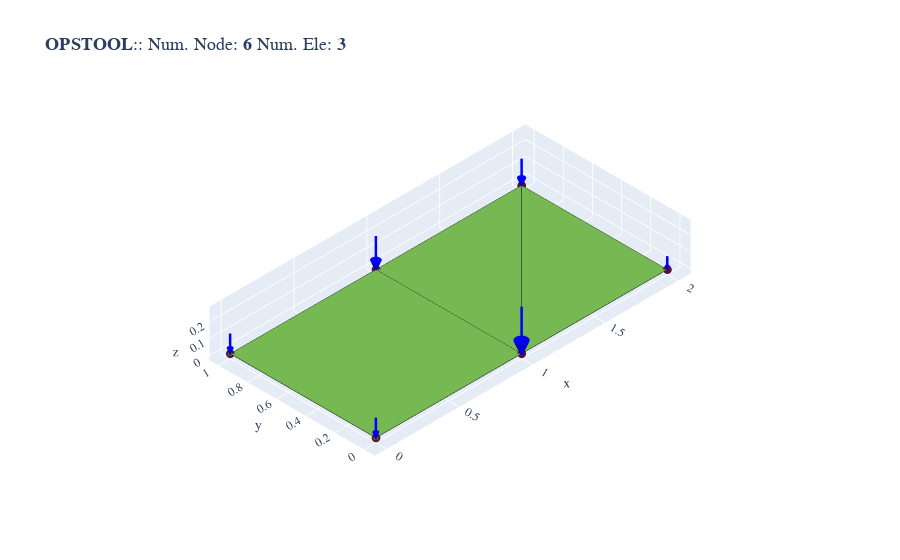

The notebook cell saved with this chart:
### Markdown cell above
Since the surface load intensity is 1 and the total area is 2, the total load on the three elements is 2.0. The sum of the nodal loads assigned to all nodes should equal 2.0.

### Code cell
fig = opst.vis.plotly.plot_model(show_nodal_loads=True, load_scale=2)
fig.show()

### Figure 1 — Plotly figure (JSON) as saved in the notebook; plotly's stock layout.template omitted (floating-point values rounded to 4 significant figures; data arrays with more than 128 entries replaced by an {"elided": "..."} marker saying what was removed)
{"data": [{"color": "#76b852", "hoverinfo": "skip", "i": [0, 0], "j": [1, 2], "k": [2, 3], "name": "ASDShellQ4", "opacity": 1, "type": "mesh3d", "x": [0, 1, 1, 0], "y": [0, 0, 1, 1], "z": [0, 0, 0, 0]}, {"connectgaps": false, "hoverinfo": "skip", "line": {"color": "black", "width": 1}, "mode": "lines", "name": "Edge", "type": "scatter3d", "x": [0, 1, 1, 0, 0, null], "y": [0, 0, 1, 1, 0, null], "z": [0, 0, 0, 0, 0, null]}, {"color": "#76b852", "hoverinfo": "skip", "i": [0, 3], "j": [1, 4], "k": [2, 5], "name": "ASDShellT3", "opacity": 1, "type": "mesh3d", "x": [1, 2, 2, 2, 1, 1], "y": [0, 0, 1, 1, 1, 0], "z": [0, 0, 0, 0, 0, 0]}, {"connectgaps": false, "hoverinfo": "skip", "line": {"color": "black", "width": 1}, "mode": "lines", "name": "Edge", "type": "scatter3d", "x": [1, 2, 2, 1, null, 2, 1, 1, 2, null], "y": [0, 0, 1, 0, null, 1, 1, 0, 1, null], "z": [0, 0, 0, 0, null, 0, 0, 0, 0, null]}, {"customdata": ["eleTag: 1<br>connectedNodes:<br> [1 2 3 4]"], "hovertemplate": "%{customdata}", "marker": {"color": "#76b852", "size": 3, "symbol": "diamond-open"}, "mode": "markers", "name": "ASDShellQ4", "type": "scatter3d", "x": [0.5], "y": [0.5], "z": [0]}, {"customdata": ["eleTag: 2<br>connectedNodes:<br> [2 5 6]", "eleTag: 3<br>connectedNodes:<br> [6 3 2]"], "hovertemplate": "%{customdata}", "marker": {"color": "#76b852", "size": 3, "symbol": "diamond-open"}, "mode": "markers", "name": "ASDShellT3", "type": "scatter3d", "x": [1.667, 1.333], "y": [0.3333, 0.6667], "z": [0, 0]}, {"customdata": ["1", "2", "3", "4", "5", "6"], "hovertemplate": "x: %{x}<br>y: %{y}<br>z: %{z} <br>nodeTag: %{customdata}", "marker": {"color": "#580f41", "size": 3, "symbol": "circle"}, "mode": "markers", "name": "Nodes", "type": "scatter3d", "x": [0, 1, 1, 0, 2, 2], "y": [0, 0, 1, 1, 0, 1], "z": [0, 0, 0, 0, 0, 0]}, {"connectgaps": false, "hoverinfo": "skip", "line": {"color": "#15b01a", "width": 1}, "mode": "lines", "name": "BC", "type": "scatter3d", "x": [0, 0, 0, 0, 0, null, -0.01, 0.01, 0.01, -0.01, -0.01, null, -0.01, 0.01, 0.01, -0.01, -0.01, null, 0, 0, 0, 0, 0, null, -0.01, 0.01, 0.01, -0.01, -0.01, null, -0.01, 0.01, 0.01, -0.01, -0.01, null], "y": [-0.01, 0.01, 0.01, -0.01, -0.01, null, 0, 0, 0, 0, 0, null, -0.01, -0.01, 0.01, 0.01, -0.01, null, 0.99, 1.01, 1.01, 0.99, 0.99, null, 1, 1, 1, 1, 1, null, 0.99, 0.99, 1.01, 1.01, 0.99, null], "z": [-0.01, -0.01, 0.01, 0.01, -0.01, null, -0.01, -0.01, 0.01, 0.01, -0.01, null, 0, 0, 0, 0, 0, null, -0.01, -0.01, 0.01, 0.01, -0.01, null, -0.01, -0.01, 0.01, 0.01, -0.01, null, 0, 0, 0, 0, 0, null]}, {"connectgaps": false, "hovertemplate": "<b>%{text}</b>", "line": {"color": "#0000ff", "width": 5}, "mode": "lines", "name": "<b>Pattern 1</b><br>Nodal Load", "text": ["0.00e+00", "0.00e+00", "0.00e+00", "0.00e+00", "0.00e+00", "0.00e+00", "0.00e+00", "0.00e+00", "0.00e+00", "0.00e+00", "0.00e+00", "0.00e+00", "0.00e+00", "0.00e+00", "0.00e+00", "0.00e+00", "0.00e+00", "0.00e+00"], "type": "scatter3d", "x": [0, 0, null, 1, 1, null, 1, 1, null, 0, 0, null, 2, 2, null, 2, 2, null], "y": [0, 0, null, 0, 0, null, 1, 1, null, 1, 1, null, 0, 0, null, 1, 1, null], "z": [0, 0, null, 0, 0, null, 0, 0, null, 0, 0, null, 0, 0, null, 0, 0, null]}, {"color": "#0000ff", "hovertemplate": "<b>%{text}", "i": {"elided": "192 int values"}, "j": {"elided": "192 int values"}, "k": {"elided": "192 int values"}, "name": "<b>Pattern 1</b><br>Nodal Load", "text": ["0.00e+00", "0.00e+00", "0.00e+00", "0.00e+00", "0.00e+00", "0.00e+00", "0.00e+00", "0.00e+00", "0.00e+00", "0.00e+00", "0.00e+00", "0.00e+00", "0.00e+00", "0.00e+00", "0.00e+00", "0.00e+00", "0.00e+00", "0.00e+00", "0.00e+00", "0.00e+00", "0.00e+00", "0.00e+00", "0.00e+00", "0.00e+00", "0.00e+00", "0.00e+00", "0.00e+00", "0.00e+00", "0.00e+00", "0.00e+00", "0.00e+00", "0.00e+00", "0.00e+00", "0.00e+00", "0.00e+00", "0.00e+00", "0.00e+00", "0.00e+00", "0.00e+00", "0.00e+00", "0.00e+00", "0.00e+00", "0.00e+00", "0.00e+00", "0.00e+00", "0.00e+00", "0.00e+00", "0.00e+00", "0.00e+00", "0.00e+00", "0.00e+00", "0.00e+00", "0.00e+00", "0.00e+00", "0.00e+00", "0.00e+00", "0.00e+00", "0.00e+00", "0.00e+00", "0.00e+00", "0.00e+00", "0.00e+00", "0.00e+00", "0.00e+00", "0.00e+00", "0.00e+00", "0.00e+00", "0.00e+00", "0.00e+00", "0.00e+00", "0.00e+00", "0.00e+00", "0.00e+00", "0.00e+00", "0.00e+00", "0.00e+00", "0.00e+00", "0.00e+00", "0.00e+00", "0.00e+00", "0.00e+00", "0.00e+00", "0.00e+00", "0.00e+00", "0.00e+00", "0.00e+00", "0.00e+00", "0.00e+00", "0.00e+00", "0.00e+00", "0.00e+00", "0.00e+00", "0.00e+00", "0.00e+00", "0.00e+00", "0.00e+00", "0.00e+00", "0.00e+00", "0.00e+00", "0.00e+00", "0.00e+00", "0.00e+00", "0.00e+00", "0.00e+00", "0.00e+00", "0.00e+00", "0.00e+00", "0.00e+00"], "type": "mesh3d", "x": [0, 0, 0, 0, 0, 0, 0, 0, 0, 0, 0, 0, 0, 0, 0, 0, 0, 0, 1, 1, 1, 1, 1, 1, 1, 1, 1, 1, 1, 1, 1, 1, 1, 1, 1, 1, 1, 1, 1, 1, 1, 1, 1, 1, 1, 1, 1, 1, 1, 1, 1, 1, 1, 1, 0, 0, 0, 0, 0, 0, 0, 0, 0, 0, 0, 0, 0, 0, 0, 0, 0, 0, 2, 2, 2, 2, 2, 2, 2, 2, 2, 2, 2, 2, 2, 2, 2, 2, 2, 2, 2, 2, 2, 2, 2, 2, 2, 2, 2, 2, 2, 2, 2, 2, 2, 2, 2, 2], "y": [0, 0, 0, 0, 0, 0, 0, 0, 0, 0, 0, 0, 0, 0, 0, 0, 0, 0, 0, 0, 0, 0, 0, 0, 0, 0, 0, 0, 0, 0, 0, 0, 0, 0, 0, 0, 1, 1, 1, 1, 1, 1, 1, 1, 1, 1, 1, 1, 1, 1, 1, 1, 1, 1, 1, 1, 1, 1, 1, 1, 1, 1, 1, 1, 1, 1, 1, 1, 1, 1, 1, 1, 0, 0, 0, 0, 0, 0, 0, 0, 0, 0, 0, 0, 0, 0, 0, 0, 0, 0, 1, 1, 1, 1, 1, 1, 1, 1, 1, 1, 1, 1, 1, 1, 1, 1, 1, 1], "z": [0, 0, 0, 0, 0, 0, 0, 0, 0, 0, 0, 0, 0, 0, 0, 0, 0, 0, 0, 0, 0, 0, 0, 0, 0, 0, 0, 0, 0, 0, 0, 0, 0, 0, 0, 0, 0, 0, 0, 0, 0, 0, 0, 0, 0, 0, 0, 0, 0, 0, 0, 0, 0, 0, 0, 0, 0, 0, 0, 0, 0, 0, 0, 0, 0, 0, 0, 0, 0, 0, 0, 0, 0, 0, 0, 0, 0, 0, 0, 0, 0, 0, 0, 0, 0, 0, 0, 0, 0, 0, 0, 0, 0, 0, 0, 0, 0, 0, 0, 0, 0, 0, 0, 0, 0, 0, 0, 0]}, {"connectgaps": false, "hovertemplate": "<b>%{text}</b>", "line": {"color": "#0000ff", "width": 5}, "mode": "lines", "name": "<b>Pattern 1</b><br>Nodal Load", "text": ["0.00e+00", "0.00e+00", "0.00e+00", "0.00e+00", "0.00e+00", "0.00e+00", "0.00e+00", "0.00e+00", "0.00e+00", "0.00e+00", "0.00e+00", "0.00e+00", "0.00e+00", "0.00e+00", "0.00e+00", "0.00e+00", "0.00e+00", "0.00e+00"], "type": "scatter3d", "x": [0, 0, null, 1, 1, null, 1, 1, null, 0, 0, null, 2, 2, null, 2, 2, null], "y": [0, 0, null, 0, 0, null, 1, 1, null, 1, 1, null, 0, 0, null, 1, 1, null], "z": [0, 0, null, 0, 0, null, 0, 0, null, 0, 0, null, 0, 0, null, 0, 0, null]}, {"color": "#0000ff", "hovertemplate": "<b>%{text}", "i": {"elided": "192 int values"}, "j": {"elided": "192 int values"}, "k": {"elided": "192 int values"}, "name": "<b>Pattern 1</b><br>Nodal Load", "text": ["0.00e+00", "0.00e+00", "0.00e+00", "0.00e+00", "0.00e+00", "0.00e+00", "0.00e+00", "0.00e+00", "0.00e+00", "0.00e+00", "0.00e+00", "0.00e+00", "0.00e+00", "0.00e+00", "0.00e+00", "0.00e+00", "0.00e+00", "0.00e+00", "0.00e+00", "0.00e+00", "0.00e+00", "0.00e+00", "0.00e+00", "0.00e+00", "0.00e+00", "0.00e+00", "0.00e+00", "0.00e+00", "0.00e+00", "0.00e+00", "0.00e+00", "0.00e+00", "0.00e+00", "0.00e+00", "0.00e+00", "0.00e+00", "0.00e+00", "0.00e+00", "0.00e+00", "0.00e+00", "0.00e+00", "0.00e+00", "0.00e+00", "0.00e+00", "0.00e+00", "0.00e+00", "0.00e+00", "0.00e+00", "0.00e+00", "0.00e+00", "0.00e+00", "0.00e+00", "0.00e+00", "0.00e+00", "0.00e+00", "0.00e+00", "0.00e+00", "0.00e+00", "0.00e+00", "0.00e+00", "0.00e+00", "0.00e+00", "0.00e+00", "0.00e+00", "0.00e+00", "0.00e+00", "0.00e+00", "0.00e+00", "0.00e+00", "0.00e+00", "0.00e+00", "0.00e+00", "0.00e+00", "0.00e+00", "0.00e+00", "0.00e+00", "0.00e+00", "0.00e+00", "0.00e+00", "0.00e+00", "0.00e+00", "0.00e+00", "0.00e+00", "0.00e+00", "0.00e+00", "0.00e+00", "0.00e+00", "0.00e+00", "0.00e+00", "0.00e+00", "0.00e+00", "0.00e+00", "0.00e+00", "0.00e+00", "0.00e+00", "0.00e+00", "0.00e+00", "0.00e+00", "0.00e+00", "0.00e+00", "0.00e+00", "0.00e+00", "0.00e+00", "0.00e+00", "0.00e+00", "0.00e+00", "0.00e+00", "0.00e+00"], "type": "mesh3d", "x": [0, 0, 0, 0, 0, 0, 0, 0, 0, 0, 0, 0, 0, 0, 0, 0, 0, 0, 1, 1, 1, 1, 1, 1, 1, 1, 1, 1, 1, 1, 1, 1, 1, 1, 1, 1, 1, 1, 1, 1, 1, 1, 1, 1, 1, 1, 1, 1, 1, 1, 1, 1, 1, 1, 0, 0, 0, 0, 0, 0, 0, 0, 0, 0, 0, 0, 0, 0, 0, 0, 0, 0, 2, 2, 2, 2, 2, 2, 2, 2, 2, 2, 2, 2, 2, 2, 2, 2, 2, 2, 2, 2, 2, 2, 2, 2, 2, 2, 2, 2, 2, 2, 2, 2, 2, 2, 2, 2], "y": [0, 0, 0, 0, 0, 0, 0, 0, 0, 0, 0, 0, 0, 0, 0, 0, 0, 0, 0, 0, 0, 0, 0, 0, 0, 0, 0, 0, 0, 0, 0, 0, 0, 0, 0, 0, 1, 1, 1, 1, 1, 1, 1, 1, 1, 1, 1, 1, 1, 1, 1, 1, 1, 1, 1, 1, 1, 1, 1, 1, 1, 1, 1, 1, 1, 1, 1, 1, 1, 1, 1, 1, 0, 0, 0, 0, 0, 0, 0, 0, 0, 0, 0, 0, 0, 0, 0, 0, 0, 0, 1, 1, 1, 1, 1, 1, 1, 1, 1, 1, 1, 1, 1, 1, 1, 1, 1, 1], "z": [0, 0, 0, 0, 0, 0, 0, 0, 0, 0, 0, 0, 0, 0, 0, 0, 0, 0, 0, 0, 0, 0, 0, 0, 0, 0, 0, 0, 0, 0, 0, 0, 0, 0, 0, 0, 0, 0, 0, 0, 0, 0, 0, 0, 0, 0, 0, 0, 0, 0, 0, 0, 0, 0, 0, 0, 0, 0, 0, 0, 0, 0, 0, 0, 0, 0, 0, 0, 0, 0, 0, 0, 0, 0, 0, 0, 0, 0, 0, 0, 0, 0, 0, 0, 0, 0, 0, 0, 0, 0, 0, 0, 0, 0, 0, 0, 0, 0, 0, 0, 0, 0, 0, 0, 0, 0, 0, 0]}, {"connectgaps": false, "hovertemplate": "<b>%{text}</b>", "line": {"color": "#0000ff", "width": 5}, "mode": "lines", "name": "<b>Pattern 1</b><br>Nodal Load", "text": ["-2.50e-01", "-2.50e-01", "-2.50e-01", "-5.83e-01", "-5.83e-01", "-5.83e-01", "-4.17e-01", "-4.17e-01", "-4.17e-01", "-2.50e-01", "-2.50e-01", "-2.50e-01", "-1.67e-01", "-1.67e-01", "-1.67e-01", "-3.33e-01", "-3.33e-01", "-3.33e-01"], "type": "scatter3d", "x": [0, 0, null, 1, 1, null, 1, 1, null, 0, 0, null, 2, 2, null, 2, 2, null], "y": [0, 0, null, 0, 0, null, 1, 1, null, 1, 1, null, 0, 0, null, 1, 1, null], "z": [0.12, 0.03429, null, 0.28, 0.08, null, 0.2, 0.05714, null, 0.12, 0.03429, null, 0.08, 0.02286, null, 0.16, 0.04571, null]}, {"color": "#0000ff", "hovertemplate": "<b>%{text}", "i": {"elided": "192 int values"}, "j": {"elided": "192 int values"}, "k": {"elided": "192 int values"}, "name": "<b>Pattern 1</b><br>Nodal Load", "text": ["-2.50e-01", "-2.50e-01", "-2.50e-01", "-2.50e-01", "-2.50e-01", "-2.50e-01", "-2.50e-01", "-2.50e-01", "-2.50e-01", "-2.50e-01", "-2.50e-01", "-2.50e-01", "-2.50e-01", "-2.50e-01", "-2.50e-01", "-2.50e-01", "-2.50e-01", "-2.50e-01", "-5.83e-01", "-5.83e-01", "-5.83e-01", "-5.83e-01", "-5.83e-01", "-5.83e-01", "-5.83e-01", "-5.83e-01", "-5.83e-01", "-5.83e-01", "-5.83e-01", "-5.83e-01", "-5.83e-01", "-5.83e-01", "-5.83e-01", "-5.83e-01", "-5.83e-01", "-5.83e-01", "-4.17e-01", "-4.17e-01", "-4.17e-01", "-4.17e-01", "-4.17e-01", "-4.17e-01", "-4.17e-01", "-4.17e-01", "-4.17e-01", "-4.17e-01", "-4.17e-01", "-4.17e-01", "-4.17e-01", "-4.17e-01", "-4.17e-01", "-4.17e-01", "-4.17e-01", "-4.17e-01", "-2.50e-01", "-2.50e-01", "-2.50e-01", "-2.50e-01", "-2.50e-01", "-2.50e-01", "-2.50e-01", "-2.50e-01", "-2.50e-01", "-2.50e-01", "-2.50e-01", "-2.50e-01", "-2.50e-01", "-2.50e-01", "-2.50e-01", "-2.50e-01", "-2.50e-01", "-2.50e-01", "-1.67e-01", "-1.67e-01", "-1.67e-01", "-1.67e-01", "-1.67e-01", "-1.67e-01", "-1.67e-01", "-1.67e-01", "-1.67e-01", "-1.67e-01", "-1.67e-01", "-1.67e-01", "-1.67e-01", "-1.67e-01", "-1.67e-01", "-1.67e-01", "-1.67e-01", "-1.67e-01", "-3.33e-01", "-3.33e-01", "-3.33e-01", "-3.33e-01", "-3.33e-01", "-3.33e-01", "-3.33e-01", "-3.33e-01", "-3.33e-01", "-3.33e-01", "-3.33e-01", "-3.33e-01", "-3.33e-01", "-3.33e-01", "-3.33e-01", "-3.33e-01", "-3.33e-01", "-3.33e-01"], "type": "mesh3d", "x": [0.01714, 0.01566, 0.01147, 0.005297, -0.001792, -0.008571, -0.01387, -0.01677, -0.01677, -0.01387, -0.008571, -0.001792, 0.005297, 0.01147, 0.01566, 0.01714, 0, 0, 1.04, 1.037, 1.027, 1.012, 0.9958, 0.98, 0.9676, 0.9609, 0.9609, 0.9676, 0.98, 0.9958, 1.012, 1.027, 1.037, 1.04, 1, 1, 1.029, 1.026, 1.019, 1.009, 0.997, 0.9857, 0.9769, 0.9721, 0.9721, 0.9769, 0.9857, 0.997, 1.009, 1.019, 1.026, 1.029, 1, 1, 0.01714, 0.01566, 0.01147, 0.005297, -0.001792, -0.008571, -0.01387, -0.01677, -0.01677, -0.01387, -0.008571, -0.001792, 0.005297, 0.01147, 0.01566, 0.01714, 0, 0, 2.011, 2.01, 2.008, 2.004, 1.999, 1.994, 1.991, 1.989, 1.989, 1.991, 1.994, 1.999, 2.004, 2.008, 2.01, 2.011, 2, 2, 2.023, 2.021, 2.015, 2.007, 1.998, 1.989, 1.982, 1.978, 1.978, 1.982, 1.989, 1.998, 2.007, 2.015, 2.021, 2.023, 2, 2], "y": [0, 0.006973, 0.01274, 0.0163, 0.01705, 0.01485, 0.01008, 0.003564, -0.003564, -0.01008, -0.01485, -0.01705, -0.0163, -0.01274, -0.006973, -4.199e-18, 0, 0, 0, 0.01627, 0.02973, 0.03804, 0.03978, 0.03464, 0.02351, 0.008316, -0.008316, -0.02351, -0.03464, -0.03978, -0.03804, -0.02973, -0.01627, -9.797e-18, 0, 0, 1, 1.012, 1.021, 1.027, 1.028, 1.025, 1.017, 1.006, 0.9941, 0.9832, 0.9753, 0.9716, 0.9728, 0.9788, 0.9884, 1, 1, 1, 1, 1.007, 1.013, 1.016, 1.017, 1.015, 1.01, 1.004, 0.9964, 0.9899, 0.9852, 0.983, 0.9837, 0.9873, 0.993, 1, 1, 1, 0, 0.004648, 0.008493, 0.01087, 0.01137, 0.009897, 0.006718, 0.002376, -0.002376, -0.006718, -0.009897, -0.01137, -0.01087, -0.008493, -0.004648, -2.799e-18, 0, 0, 1, 1.009, 1.017, 1.022, 1.023, 1.02, 1.013, 1.005, 0.9952, 0.9866, 0.9802, 0.9773, 0.9783, 0.983, 0.9907, 1, 1, 1], "z": [0.03429, 0.03429, 0.03429, 0.03429, 0.03429, 0.03429, 0.03429, 0.03429, 0.03429, 0.03429, 0.03429, 0.03429, 0.03429, 0.03429, 0.03429, 0.03429, 0.03429, -0.008571, 0.08, 0.08, 0.08, 0.08, 0.08, 0.08, 0.08, 0.08, 0.08, 0.08, 0.08, 0.08, 0.08, 0.08, 0.08, 0.08, 0.08, -0.02, 0.05714, 0.05714, 0.05714, 0.05714, 0.05714, 0.05714, 0.05714, 0.05714, 0.05714, 0.05714, 0.05714, 0.05714, 0.05714, 0.05714, 0.05714, 0.05714, 0.05714, -0.01429, 0.03429, 0.03429, 0.03429, 0.03429, 0.03429, 0.03429, 0.03429, 0.03429, 0.03429, 0.03429, 0.03429, 0.03429, 0.03429, 0.03429, 0.03429, 0.03429, 0.03429, -0.008571, 0.02286, 0.02286, 0.02286, 0.02286, 0.02286, 0.02286, 0.02286, 0.02286, 0.02286, 0.02286, 0.02286, 0.02286, 0.02286, 0.02286, 0.02286, 0.02286, 0.02286, -0.005714, 0.04571, 0.04571, 0.04571, 0.04571, 0.04571, 0.04571, 0.04571, 0.04571, 0.04571, 0.04571, 0.04571, 0.04571, 0.04571, 0.04571, 0.04571, 0.04571, 0.04571, -0.01143]}], "layout": {"autosize": true, "font": {"family": "Arial, sans-serif"}, "scene": {"aspectmode": "data", "aspectratio": {"x": 1, "y": 1, "z": 1}, "camera": {"eye": {"x": -3.5, "y": -3.5, "z": 3.5}, "projection": {"type": "orthographic"}}, "xaxis": {"showgrid": true, "visible": true, "zeroline": true}, "yaxis": {"showgrid": true, "visible": true, "zeroline": true}, "zaxis": {"showgrid": true, "visible": true, "zeroline": true}}, "showlegend": false, "title": {"font": {"family": "courier", "size": 18}, "text": "<b>OPSTOOL</b>:: Num. Node: <b>6</b> Num. Ele: <b>3</b>"}}}
